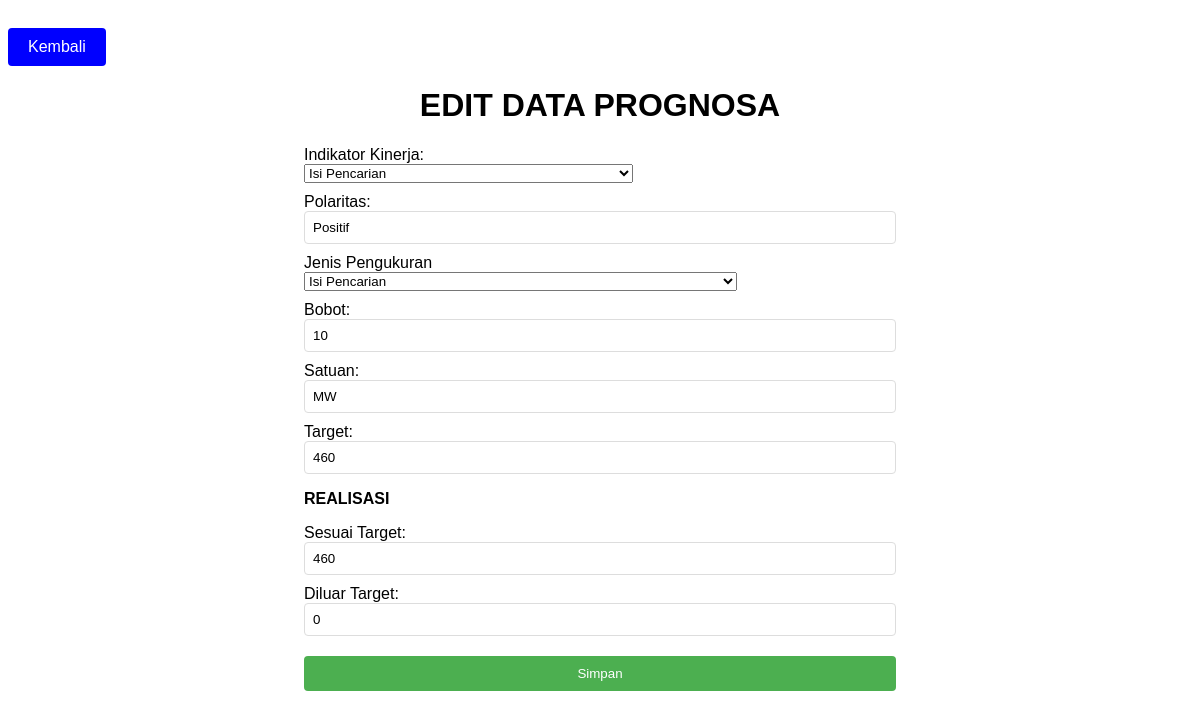
Page /edit.php?id=57 on the committed database.
### tables this page shows
CREATE TABLE `prognosa` (
  `id` int(11) NOT NULL,
  `indikator` varchar(255) NOT NULL,
  `jenis_ukur` varchar(255) NOT NULL,
  `polaritas` varchar(255) NOT NULL,
  `bobot` int(11) NOT NULL,
  `satuan` varchar(255) NOT NULL,
  `target` float NOT NULL,
  `sesuai_target` float NOT NULL,
  `diluar_target` float NOT NULL,
  `nilai_target` float NOT NULL,
  `pencapaian` float NOT NULL,
  `pencapaian_persen` int(11) NOT NULL,
  `nilai_indikator` float NOT NULL
);

### edit.php (the view, shortened to what this page needs)
<?php
include_once("config.php");
$id = $_GET['id'];
$sql = "SELECT * FROM prognosa WHERE id=$id";
$query = mysqli_query($conn, $sql);
$data = mysqli_fetch_assoc($query);
?>
<!DOCTYPE html>
<html lang="en">
<head>
    <link rel="stylesheet" href="https://cdnjs.cloudflare.com/ajax/libs/selectize.js/0.12.6/css/selectize.bootstrap3.min.css" />
</head>
<body>
    <a href="recap.php"><button>Kembali</button></a>
    <h1>EDIT DATA PROGNOSA</h1>
    <form method="post" action="proses-edit.php">
        <label for="indikator">Indikator Kinerja:</label>
        <select name="indikator" id="indikator" placeholder="Pilih Indikator Kinerja" value=<?php echo $data['indikator']; ?>>
            <option value="">Isi Pencarian</option>
        </select>
        <label for="polaritas">Polaritas:</label>
        <input type="text" name="polaritas" value=<?php echo $data['polaritas']; ?>> <br>
        <label for="jenis_ukur">Jenis Pengukuran</label>
        <select name="jenis_ukur" id="jenis_ukur" placeholder="Pilih Jenis Pengukuran" value=<?php echo $data['jenis_ukur']; ?>>
            <option value="">Isi Pencarian</option>
        </select>
        <label for="bobot">Bobot:</label>
        <input type="number" name="bobot" placeholder="Masukkan Nilai Bobot" value=<?= $data['bobot']; ?>> <br>
        <label for="satuan">Satuan:</label>
        <input type="text" name="satuan" placeholder="Masukkan Bentuk Satuan" value=<?php echo $data['satuan']; ?>> <br>
        <label for="target">Target:</label>
        <input type="number" step="any" name="target" placeholder="Masukkan Nilai Target" value=<?php echo $data['target']; ?>> <br>
        <p><b>REALISASI</b></p>
        <label for="sesuai_target">Sesuai Target:</label>
        <input type="number" step="any" name="sesuai_target" placeholder="Masukkan Nilai Sesuai Target" value=<?php echo $data['sesuai_target']; ?>> <br>
        <label for="diluar_target">Diluar Target:</label>
        <input type="number" step="any" name="diluar_target" placeholder="Masukkan Nilai Diluar Target" value=<?php echo $data['diluar_target']; ?>> <br>
        <input type="submit" name="submit" value="Simpan">
    </form>
</body>
</html>

### edit.php (style rules this page uses)
body { font-family: Arial, sans-serif; }
h1 { margin: 5; text-align: center; }
button { background-color: blue; color: white; padding: 10px 20px; border: none; border-radius: 4px; cursor: pointer; font-size: 16px; margin-top: 20px; }
form { width: 50%; margin: 0 auto; margin-top: 20px; }
label { display: block; margin-top: 10px; }
input[type="text"], input[type="number"] { width: 100%; padding: 8px; border: 1px solid #ddd; border-radius: 4px; box-sizing: border-box; }
input[type="submit"] { width: 100%; padding: 10px; background-color: #4CAF50; color: white; border: none; border-radius: 4px; cursor: pointer; margin-top: 20px; }

### rows in the picture
prognosa: polaritas "Positif", bobot "10", satuan "MW", target "460", sesuai_target "460", diluar_target "0"
